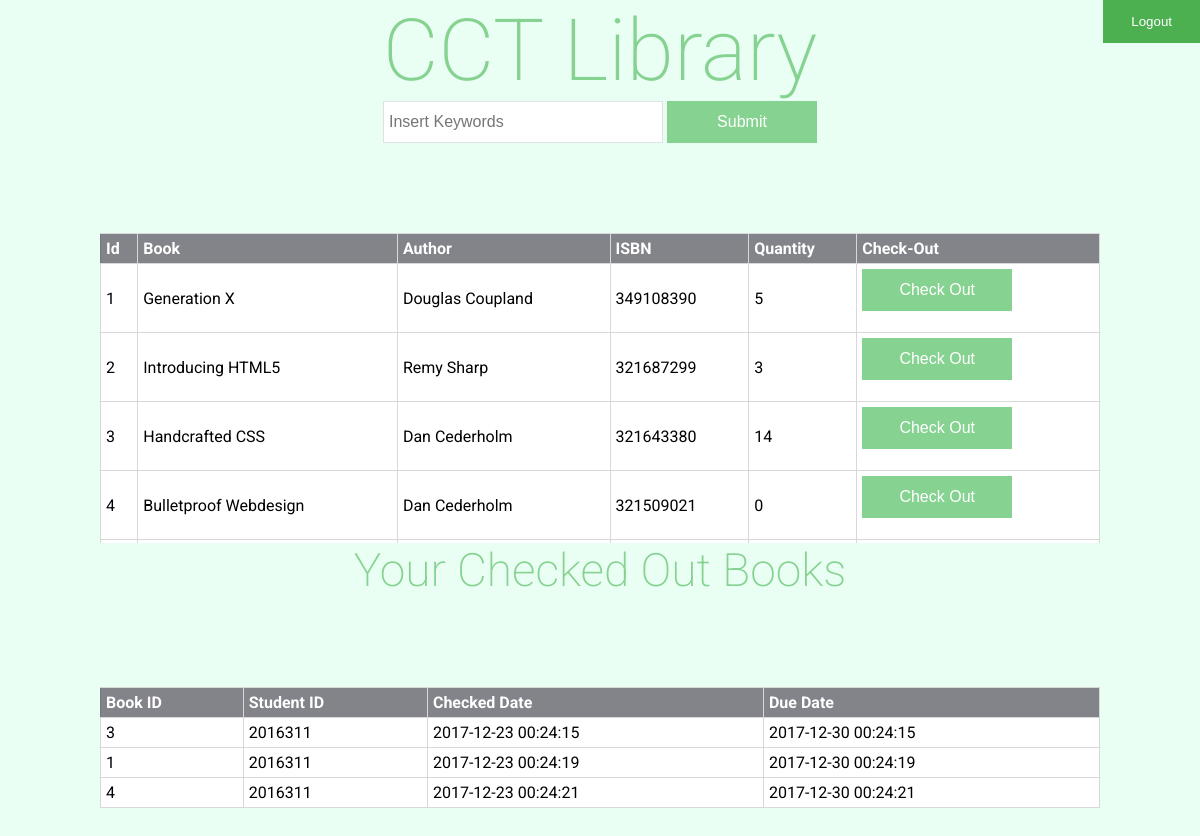
Screenshot of /homepage.php (signed in) with the database file from the repository.
### tables this page shows
CREATE TABLE IF NOT EXISTS `books` (
  `id` int(11) NOT NULL AUTO_INCREMENT,
  `Title` varchar(25) NOT NULL,
  `Author` varchar(50) NOT NULL,
  `ISBN` varchar(50) NOT NULL,
  `Quantity` int(11) NOT NULL,
  PRIMARY KEY (`id`)
);

CREATE TABLE IF NOT EXISTS `checked_by` (
  `bookid` int(11) NOT NULL,
  `studentid` int(11) NOT NULL,
  `checkDate` datetime NOT NULL DEFAULT CURRENT_TIMESTAMP,
  `dueDate` datetime NOT NULL DEFAULT CURRENT_TIMESTAMP,
  KEY `studentkey` (`studentid`),
  KEY `bookkey` (`bookid`),
  CONSTRAINT `bookkey` FOREIGN KEY (`bookid`) REFERENCES `books` (`id`),
  CONSTRAINT `studentkey` FOREIGN KEY (`studentid`) REFERENCES `users` (`student_id`)
);

### model.php (the view, shortened to what this page needs)
<?php
	function printTable($query){
		try{
			$conn = new PDO("mysql:host=127.0.0.1;dbname=library", "root", "");
		}catch(PDOException $e){
			echo 'error' . $e;
		}
		$stmt = $conn->prepare($query);
		$stmt->execute();
		$rs = $stmt->fetchAll();
		for($i = 0;$i<=sizeof($rs)-1;$i++){
			for($j = 0;$j<=sizeof($rs[$i])-6;$j++){
				echo "<td>".$rs[$i][$j]."</td>";
			}
			echo "<td> <form method='post'><input name='bookid' type='submit' id='bookid' value='Check Out' class='btn-check'/>";
			echo "<input type='hidden' name='selectedID' value='".$rs[$i][0]."'/></form></td>";
			echo "<tr>";
		}
	}
	function printCheckedTable(){
		try{
			$conn = new PDO("mysql:host=127.0.0.1;dbname=library", "root", "");
		}catch(PDOException $e){
			echo 'error' . $e;
		}
		$query = "select * from checked_by where studentid = '".$_SESSION['id']."'";
		$stmt = $conn->prepare($query);
		$stmt->execute();
		$rs = $stmt->fetchAll();
		for($i = 0;$i<=sizeof($rs)-1;$i++){
			for($j = 0;$j<=sizeof($rs[$i])-5;$j++){
				echo "<td>".$rs[$i][$j]."</td>";
			}
			echo "<tr/>";
		}
	}
?>

### style.css (style rules this page uses)
body { margin: 0px; padding: 0px; font-family: Roboto !important; }
body { background-color:rgb(234, 255, 244); }
input { padding: 5px; font-size: 16px; }
input.btn-check { width: 150px; height: 42px; background: #86d291; color: #ffffff; border: none; margin: 0px; padding: 0px; }
table, th, td { border: 1px solid #d8d8d8; border-collapse: collapse; background-color:white; }
td { width:auto; padding: 5px; height: 10px; }

### rows the page displays
books: id "1", Title "Generation X", Author "Douglas Coupland", ISBN "349108390", Quantity "5"
books: id "2", Title "Introducing HTML5", Author "Remy Sharp", ISBN "321687299", Quantity "3"
books: id "3", Title "Handcrafted CSS", Author "Dan Cederholm", ISBN "321643380", Quantity "14"
books: id "4", Title "Bulletproof Webdesign", Author "Dan Cederholm", ISBN "321509021", Quantity "0"
checked_by: bookid "3", studentid "2016311", checkDate "2017-12-23 00:24:15", dueDate "2017-12-30 00:24:15"
checked_by: bookid "1", studentid "2016311", checkDate "2017-12-23 00:24:19", dueDate "2017-12-30 00:24:19"
checked_by: bookid "4", studentid "2016311", checkDate "2017-12-23 00:24:21", dueDate "2017-12-30 00:24:21"
